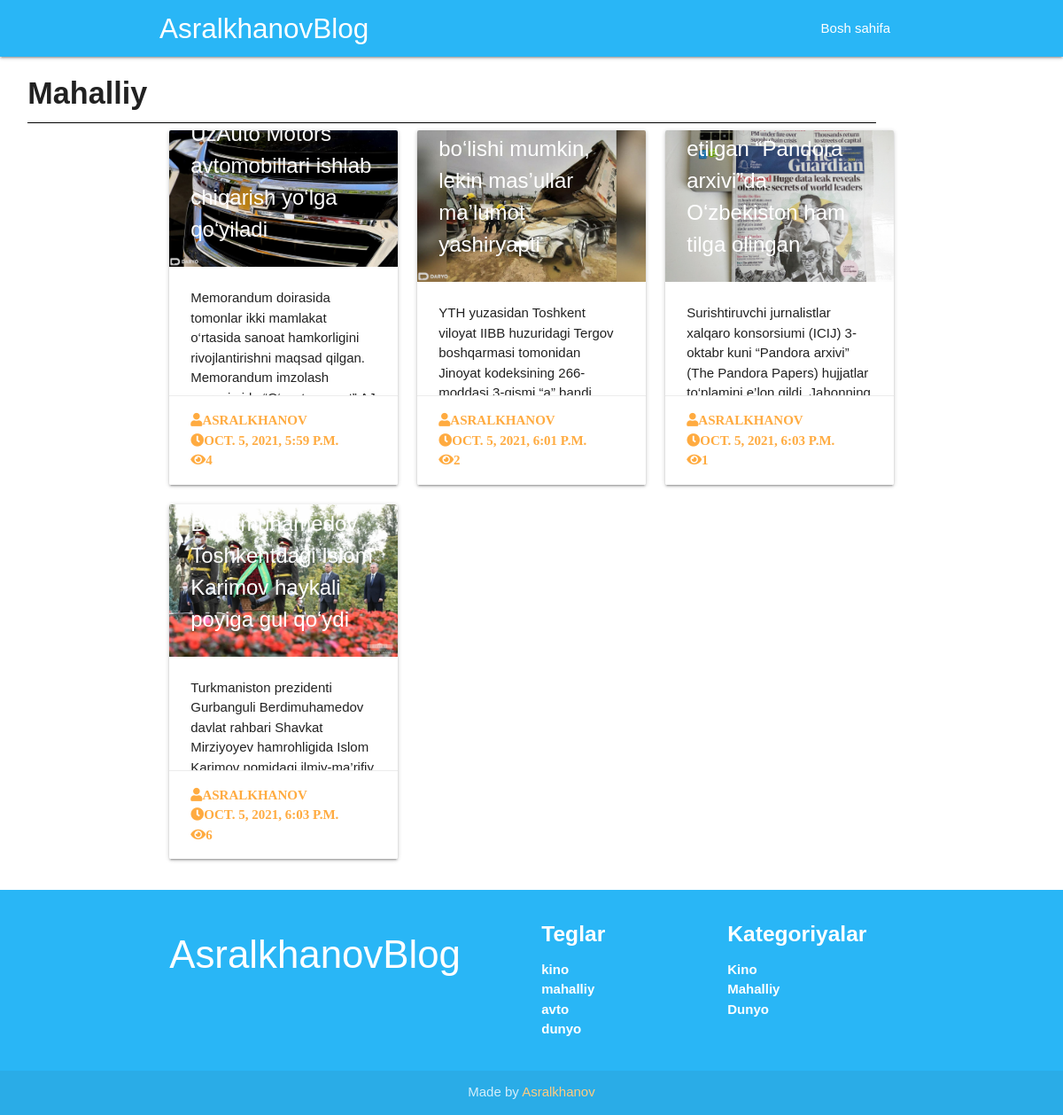
The page /category/detail/mahalliy on the database as committed earlier.
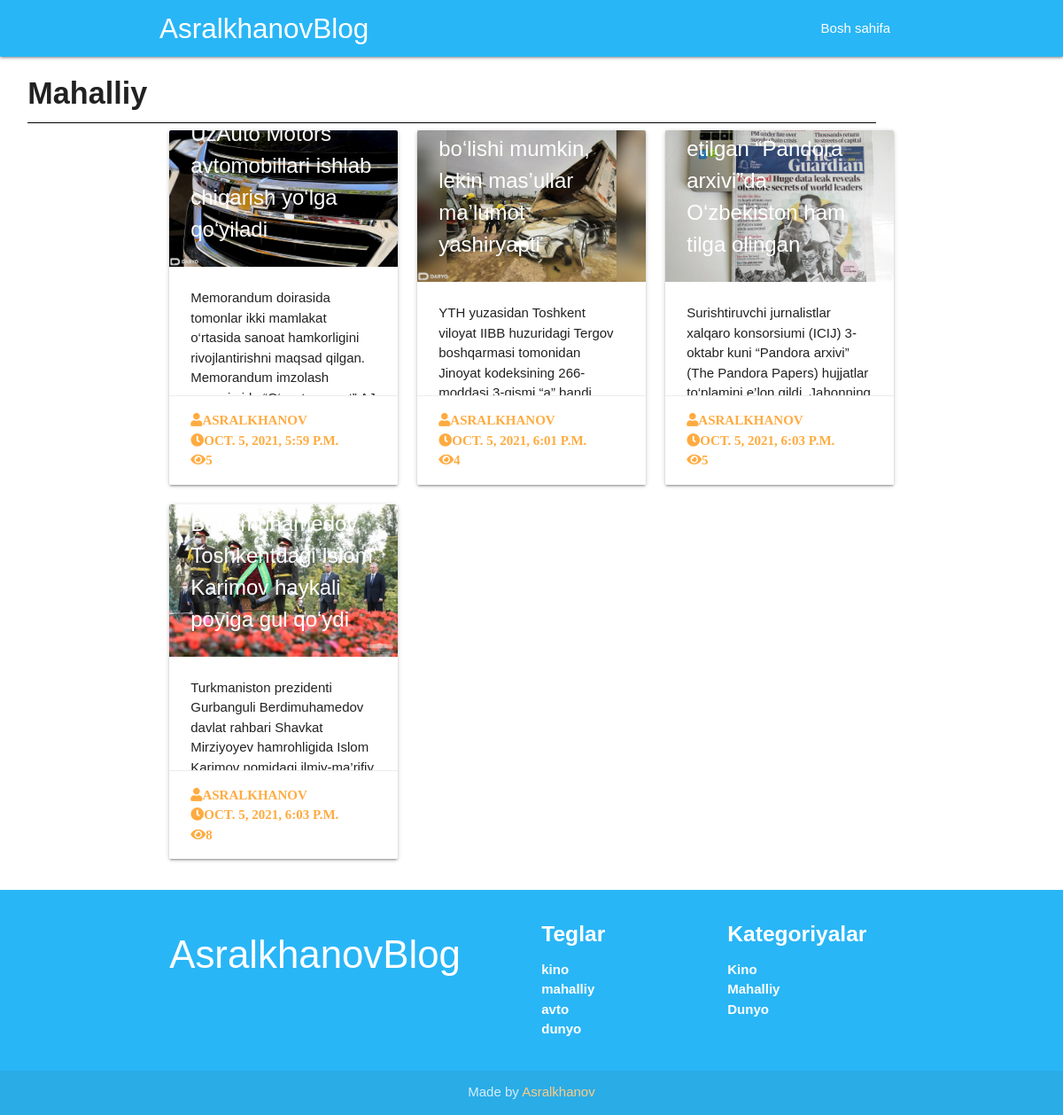
The same page on the database as committed later.
### main/models.py (models this page shows, shortened)
class Category(models.Model):
	name = models.CharField('Nomi:', max_length=100)
	slug = models.SlugField('*', max_length=100, unique=True)
	class Meta:
		verbose_name = 'Kategoriya'
		verbose_name_plural = 'Kategoriyalar'

class Post(models.Model):
	title = models.CharField('Nomi', max_length=300)
	slug = models.SlugField('*', max_length=100, unique=True)
	author = models.CharField('Aftor', max_length=80)
	image = models.ImageField('Rasmi', upload_to='posters/')
	body = models.TextField('Body')
	views = models.PositiveIntegerField('Korildi', default=0)
	published = models.DateTimeField(auto_now_add=True)
	category = models.ForeignKey(Category,on_delete=models.CASCADE,related_name='posts')
	tag = models.ManyToManyField(Tags,related_name='products')
	def get_absolute_url(self):
		return reverse('main:post_detail', kwargs={'post_slug':self.slug})
	class Meta:
		verbose_name = 'Maqola'
		verbose_name_plural = 'Maqolalar'

class Tags(models.Model):
	name = models.CharField('Nomi:', max_length=100)
	slug = models.SlugField('*', max_length=100, unique=True)
	def get_absolute_url(self):
		return reverse('main:tag_detail', kwargs={'tag_slug':self.slug})
	class Meta:
		verbose_name = 'Teg'
		verbose_name_plural = 'Teglar'

### main/views.py (the view)
# urls.py: path('category/detail/<slug>',views.CategoryDetailView.as_view(),name='category_detail'),
class CategoryDetailView(DetailView):
	model = Category
	slug_field = 'slug'
	template_name = 'category.html'

### main/context_pro.py (called while the page is built)
def view_all(request):
	context = {
		'home':Post.objects.all().order_by('?')[:3],
		'categories':Category.objects.all(),
		'tags':Tags.objects.all(),
		'footer_category':Category.objects.all()[:4],
		'footer_tags':Tags.objects.all()[:4],
		'tops':Post.objects.all().order_by('-views')[:6],
		'all_post':Post.objects.all().order_by('?')[:8]
	}
	return context

### templates/category.html
{% extends "wrapper.html" %}
{% block content %}
<main>
    <div class="row">
      <div class="col s10 m10">
        <div style="margin-left:20px;margin-bottom: -20px;border-bottom: 1px solid black;">
        <h4><b>{{object.name}}</b></h4>
    </div>
      </div>
    </div>
<div class="container">
  <div class="row">
    {% for item in object.posts.all %}
    <div class="col xl4 l4 m4 s12">
      <div class="card medium">
        <div class="card-image">
          <a href="{{item.get_absolute_url}}">
            <img src="{{item.image.url}}">
          <span class="card-title">{{item.title}}</span>
          </a>
        </div>
        <div class="card-content">
          <p>{{item.body|truncatewords:20}}</p>
        </div>
        <div class="card-action">
          <a href="{{item.get_absolute_url}}"><i class="fas fa-user">{{item.author}}</i></a>
          <a href="{{item.get_absolute_url}}"><i class="fas fa-clock">{{item.published}}</i></a>
          <a href="{{item.get_absolute_url}}"><i class="fas fa-eye">{{item.views}}</i></a>
        </div>
      </div>
    </div>
    {% endfor %}
  </div>
</div>
</main>
{% endblock  %}

### templates/wrapper.html (shortened to what this page needs)
{% load static %}
<!DOCTYPE html>
<html lang="en">
<head>
  <link rel="stylesheet" href="https://cdnjs.cloudflare.com/ajax/libs/font-awesome/5.15.3/css/all.min.css" />
  <link href="/static/css/materialize.css" type="text/css" rel="stylesheet" media="screen,projection"/>
  <link href="/static/css/style.css" type="text/css" rel="stylesheet" media="screen,projection"/>
</head>
<body>
  <nav class="light-blue lighten-1" role="navigation">
    <div class="nav-wrapper container"><a id="logo-container" href="{% url 'main:home' %}" class="brand-logo">AsralkhanovBlog</a>
      <ul class="right hide-on-med-and-down">
        <li><a href="{% url 'main:home' %}">Bosh sahifa</a></li>
      </ul>
    </div>
  </nav>
  {% block content %}
  {% endblock  %}
  <footer class="page-footer light-blue lighten-1">
    <div class="container">
      <div class="row">
        <div class="col l6 s12">
          <h3 class="white-text">AsralkhanovBlog</h3>
        </div>
        <div class="col l3 s12">
          <h5 class="white-text"><b>Teglar</b></h5>
          <ul>
            {% for tag in footer_tags %}
            <li><a class="white-text" href="{{tag.get_absolute_url}}"><b>{{tag.name}}</b></a></li>
            {% endfor %}
          </ul>
        </div>
        <div class="col l3 s12">
          <h5 class="white-text"><b>Kategoriyalar</b></h5>
          <ul>
            {% for category in footer_category %}
            <li><a class="white-text" href="{% url 'main:category_detail' category.slug %}"><b>{{category.name}}</b></a></li>
            {% endfor %}
          </ul>
        </div>
      </div>
    </div>
    <div class="footer-copyright">
      <div class="container center">
      Made by <a class="orange-text text-lighten-3" href="http://materializecss.com">Asralkhanov</a>
      </div>
    </div>
  </footer>

### static/css/style.css (style rules this page uses)
* { font-family: 'Itim', sans-serif; }
body { display: flex; min-height: 100vh; flex-direction: column; }
main { flex: 1 0 auto; }

Rows that differ between the two databases and show on the page:
changed Post "OCT. 5, 2021, 5:59 P.M.": views "4" → "5"
changed Post "OCT. 5, 2021, 6:01 P.M.": views "2" → "4"
changed Post (number 3 of 4 on the later page): views "1" → "5"
changed Post "Gurbanguli Berdimuhamedov Toshkentdagi Islom Karimov haykali poyiga gul qo‘ydi": views "6" → "8"
